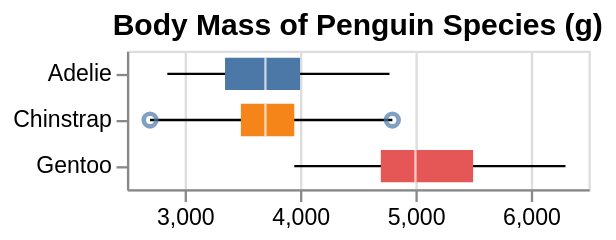

The Vega-Lite source for this figure:
### Vega specification from a JSON file in a GitHub repository (floating-point values rounded to 4 significant figures)
{"$schema": "https://vega.github.io/schema/vega/v5.json", "background": "white", "padding": 5, "width": 200, "title": {"text": "Body Mass of Penguin Species (g)", "frame": "group"}, "style": "cell", "data": [{"name": "source_0", "values": [{"Species": "Adelie", "lower": 2850, "q1": 3350, "median": 3700, "q3": 4000, "upper": 4775, "outliers": []}, {"Species": "Chinstrap", "lower": 2700, "q1": 3488.0, "median": 3700, "q3": 3950, "upper": 4800, "outliers": [2700, 4800]}, {"Species": "Gentoo", "lower": 3950, "q1": 4700, "median": 5000, "q3": 5500, "upper": 6300, "outliers": []}]}, {"name": "data_1", "source": "source_0", "transform": [{"type": "filter", "expr": "isValid(datum[\"lower\"]) && isFinite(+datum[\"lower\"])"}]}, {"name": "data_2", "source": "source_0", "transform": [{"type": "filter", "expr": "isValid(datum[\"q1\"]) && isFinite(+datum[\"q1\"])"}]}, {"name": "data_3", "source": "source_0", "transform": [{"type": "filter", "expr": "isValid(datum[\"median\"]) && isFinite(+datum[\"median\"])"}]}, {"name": "data_4", "source": "source_0", "transform": [{"type": "flatten", "fields": ["outliers"], "as": ["outliers"]}, {"type": "filter", "expr": "isValid(datum[\"outliers\"]) && isFinite(+datum[\"outliers\"])"}]}], "signals": [{"name": "y_step", "value": 20}, {"name": "height", "update": "bandspace(domain('y').length, 0, 0) * y_step"}], "marks": [{"name": "layer_0_marks", "type": "rule", "style": ["rule"], "from": {"data": "data_1"}, "encode": {"update": {"stroke": {"value": "black"}, "description": {"signal": "\"Species\" + \": \" + (isValid(datum[\"Species\"]) ? datum[\"Species\"] : \"\"+datum[\"Species\"]) + \"; \" + \"lower\" + \": \" + (format(datum[\"lower\"], \"\")) + \"; \" + \"upper\" + \": \" + (format(datum[\"upper\"], \"\"))"}, "x": [{"test": "!isValid(datum[\"lower\"]) || !isFinite(+datum[\"lower\"])", "value": 0}, {"scale": "x", "field": "lower"}], "x2": [{"test": "!isValid(datum[\"upper\"]) || !isFinite(+datum[\"upper\"])", "value": 0}, {"scale": "x", "field": "upper"}], "y": {"scale": "y", "field": "Species", "band": 0.5}}}}, {"name": "layer_1_marks", "type": "rect", "style": ["bar"], "from": {"data": "data_2"}, "encode": {"update": {"fill": {"scale": "color", "field": "Species"}, "ariaRoleDescription": {"value": "bar"}, "description": {"signal": "\"Species\" + \": \" + (isValid(datum[\"Species\"]) ? datum[\"Species\"] : \"\"+datum[\"Species\"]) + \"; \" + \"q1\" + \": \" + (format(datum[\"q1\"], \"\")) + \"; \" + \"q3\" + \": \" + (format(datum[\"q3\"], \"\"))"}, "x": [{"test": "!isValid(datum[\"q1\"]) || !isFinite(+datum[\"q1\"])", "value": 0}, {"scale": "x", "field": "q1"}], "x2": [{"test": "!isValid(datum[\"q3\"]) || !isFinite(+datum[\"q3\"])", "value": 0}, {"scale": "x", "field": "q3"}], "yc": {"scale": "y", "field": "Species", "band": 0.5}, "height": {"value": 14}}}}, {"name": "layer_2_marks", "type": "rect", "style": ["tick"], "from": {"data": "data_3"}, "encode": {"update": {"opacity": {"value": 0.7}, "fill": {"value": "white"}, "ariaRoleDescription": {"value": "tick"}, "description": {"signal": "\"Species\" + \": \" + (isValid(datum[\"Species\"]) ? datum[\"Species\"] : \"\"+datum[\"Species\"]) + \"; \" + \"median\" + \": \" + (format(datum[\"median\"], \"\"))"}, "xc": [{"test": "!isValid(datum[\"median\"]) || !isFinite(+datum[\"median\"])", "value": 0}, {"scale": "x", "field": "median"}], "yc": {"scale": "y", "field": "Species", "band": 0.5}, "height": {"value": 14}, "width": {"value": 1}}}}, {"name": "layer_3_marks", "type": "symbol", "style": ["point", "boxplot-outliers"], "from": {"data": "data_4"}, "encode": {"update": {"opacity": {"value": 0.7}, "fill": {"value": "transparent"}, "stroke": {"value": "#4c78a8"}, "ariaRoleDescription": {"value": "point"}, "description": {"signal": "\"Species\" + \": \" + (isValid(datum[\"Species\"]) ? datum[\"Species\"] : \"\"+datum[\"Species\"]) + \"; \" + \"outliers\" + \": \" + (format(datum[\"outliers\"], \"\"))"}, "x": [{"test": "!isValid(datum[\"outliers\"]) || !isFinite(+datum[\"outliers\"])", "value": 0}, {"scale": "x", "field": "outliers"}], "y": {"scale": "y", "field": "Species", "band": 0.5}}}}], "scales": [{"name": "x", "type": "linear", "domain": {"fields": [{"data": "data_1", "field": "lower"}, {"data": "data_1", "field": "upper"}, {"data": "data_2", "field": "q1"}, {"data": "data_2", "field": "q3"}, {"data": "data_3", "field": "median"}, {"data": "data_4", "field": "outliers"}]}, "range": [0, {"signal": "width"}], "zero": false, "nice": true}, {"name": "y", "type": "band", "domain": {"fields": [{"data": "data_1", "field": "Species"}, {"data": "data_2", "field": "Species"}, {"data": "data_3", "field": "Species"}, {"data": "data_4", "field": "Species"}], "sort": true}, "range": {"step": {"signal": "y_step"}}, "paddingInner": 0, "paddingOuter": 0}, {"name": "color", "type": "ordinal", "domain": {"data": "data_2", "field": "Species", "sort": true}, "range": "category"}], "axes": [{"scale": "x", "orient": "bottom", "gridScale": "y", "grid": true, "tickCount": {"signal": "ceil(width/40)"}, "domain": false, "labels": false, "aria": false, "maxExtent": 0, "minExtent": 0, "ticks": false, "zindex": 0}, {"scale": "x", "orient": "bottom", "grid": false, "labelFlush": true, "labelOverlap": true, "tickCount": {"signal": "ceil(width/40)"}, "zindex": 0}, {"scale": "y", "orient": "left", "grid": false, "zindex": 0}]}
